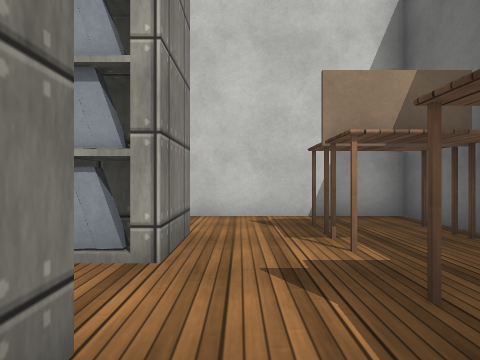
view 1 (above)

20 first-person views from a walk through a scene from a Unity 3-D project. The camera is 0.72 m above the floor, looks level and sees 75° across. The floor is counted in squares, 1 m on a side. Each view is taken from the middle of a square. On the plan, view 1 faces up. The plan holds only what a view shows up to about 10 squares ahead; the rest is blank. Surface patterns are stand-ins for the level's own textures.

view 2
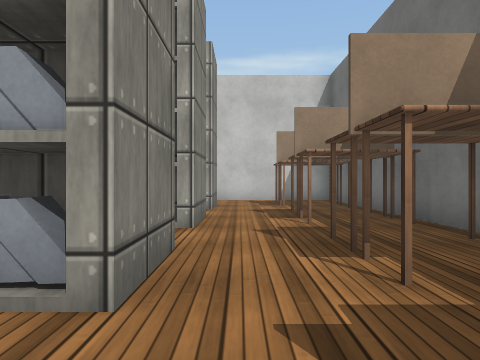

view 3
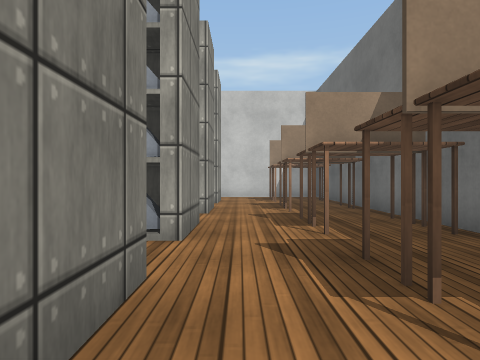

view 4
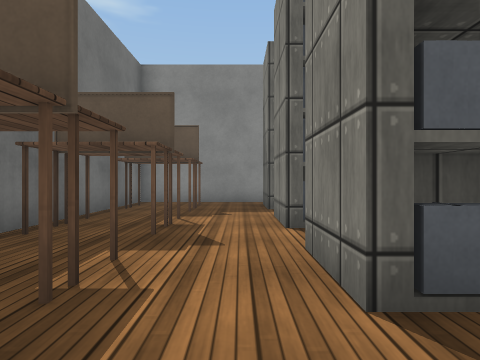

view 5
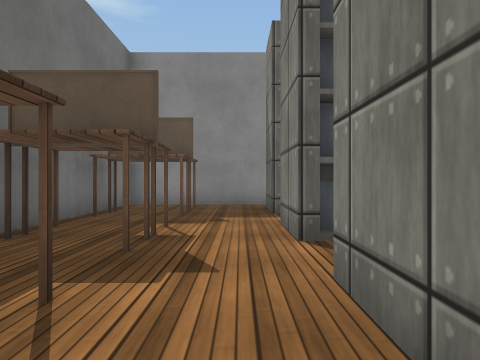

view 6
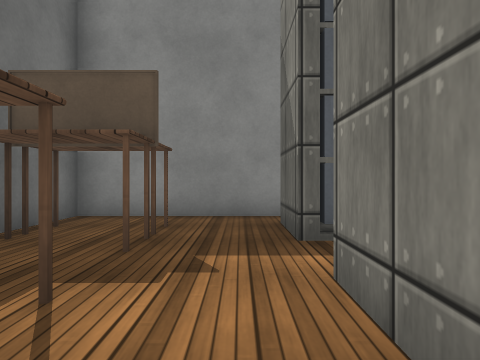

view 7
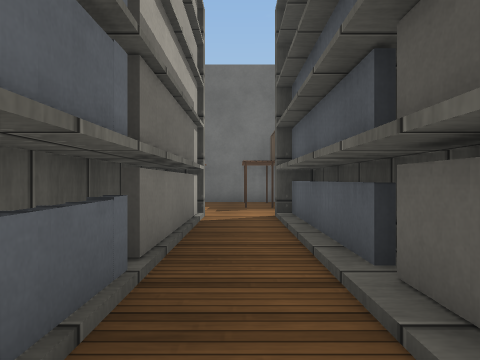

view 8
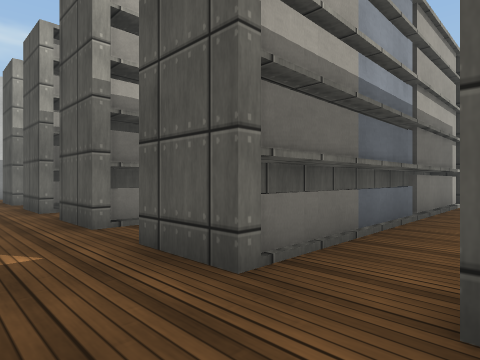

view 9
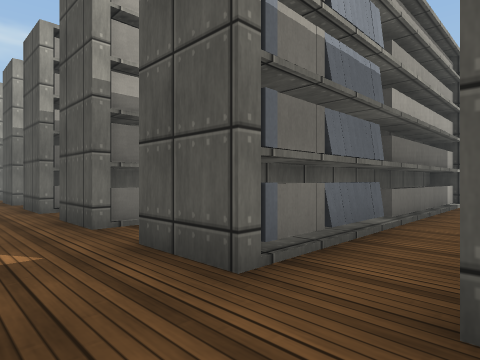

view 10
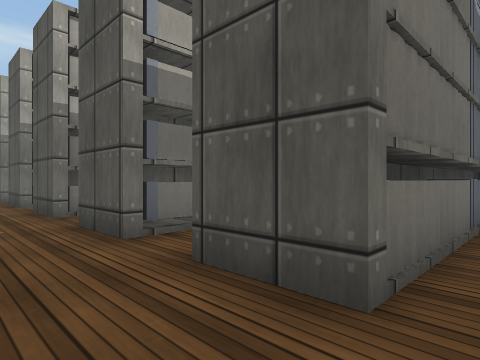

view 11
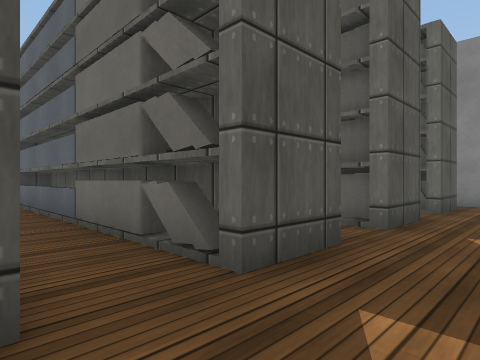

view 12
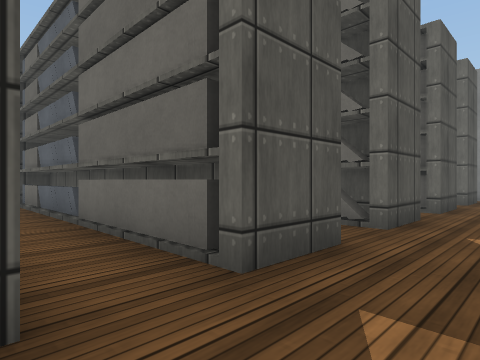

view 13
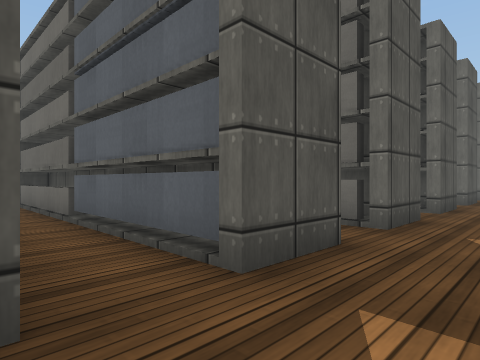

view 14
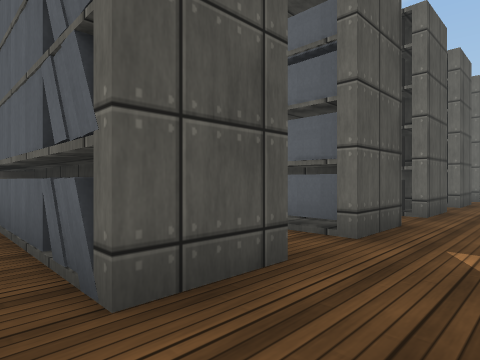

view 15
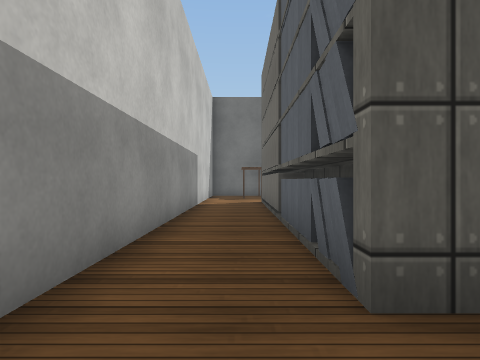

view 16
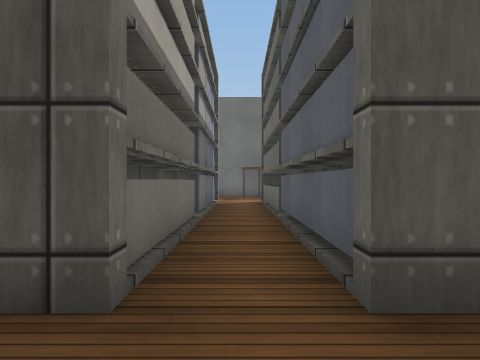

view 17
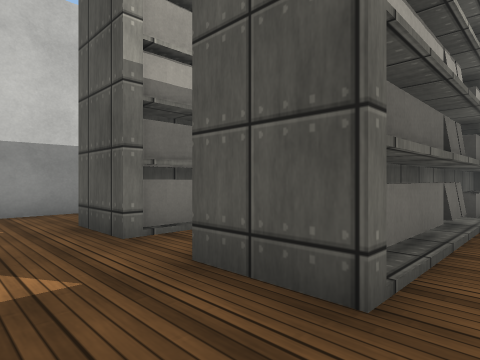

view 18
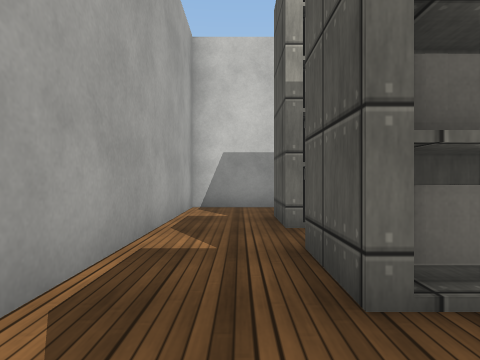

view 19
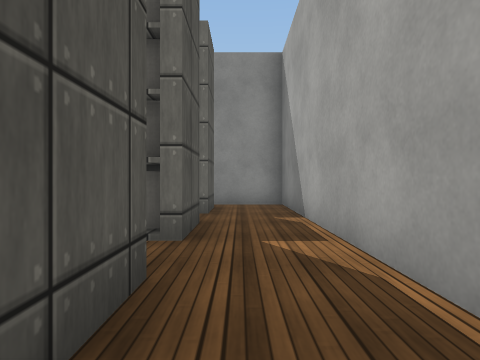

view 20
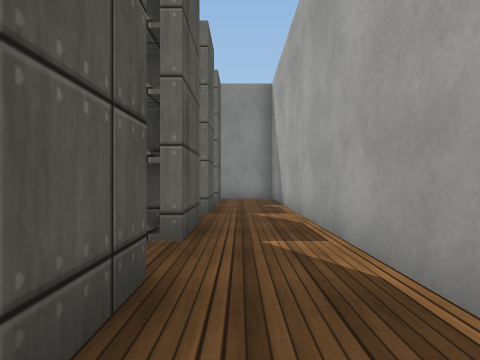

### Floor plan
Ten units are one square. View 1 is at (0, 0); x grows to the right and y downward. Boxes are objects, and circles mark ways between rooms. Rooms are numbered by the first view taken in them; rooms with no view inside come last. Other rooms are left out.
<svg viewBox="-118 -67 158 205">
<path fill="none" stroke="#000" d="M-15 47 -7 47 -7 63 -16 63M-7 16 -7 33 -14 33M-16 55 -9 55M-16 25 -9 25M-16 77 -7 77 -7 94M-10 85 -16 85 -10 85M-10 -5 -16 -5 -9 -5M-7 -14 -7 4M-11 107 -7 107 -7 124M-7 -42 -7 -27 -15 -27M-9 133 32 133 32 124M32 -62 -15 -62M-85 33 -93 33M-85 25 -90 25M-85 63 -93 63M-90 55 -85 55M-93 47 -85 47M-9 25 -9 18M-46 -5 -56 -5 -46 -5M-9 64 -9 48M-93 17 -85 17M-86 3 -93 3M-55 93 -66 93M-93 77 -85 77M-9 -2 -9 -12M-85 93 -93 93M-9 92 -9 76M-93 107 -89 107M-86 123 -93 123M-15 -62 -86 -62M-113 66 -113 96M-93 93 -93 77M-113 96 -113 133M-93 123 -93 107M-113 133 -91 133M-113 26 -113 36M-93 33 -93 17M-93 3 -93 -13 -85 -13M-113 -25 -113 4M-85 -27 -93 -27M-85 -35 -90 -35M-93 -27 -93 -43 -85 -43M-86 -62 -113 -62 -113 -25M-113 36 -113 66M-93 63 -93 47"/>
<rect x="5" y="105" width="10" height="20" fill="#bbb"><title>desk</title></rect>
<rect x="5" y="95" width="10" height="10" fill="#bbb"><title>desk</title></rect>
<rect x="5" y="75" width="10" height="20" fill="#bbb"><title>desk</title></rect>
<rect x="5" y="65" width="10" height="10" fill="#bbb"><title>desk</title></rect>
<rect x="5" y="45" width="10" height="20" fill="#bbb"><title>desk</title></rect>
<rect x="5" y="35" width="10" height="10" fill="#bbb"><title>desk</title></rect>
<rect x="5" y="15" width="10" height="20" fill="#bbb"><title>desk</title></rect>
<rect x="5" y="5" width="10" height="10" fill="#bbb"><title>desk</title></rect>
<rect x="5" y="-15" width="10" height="20" fill="#bbb"><title>desk</title></rect>
<rect x="5" y="-25" width="10" height="10" fill="#bbb"><title>desk</title></rect>
<rect x="5" y="-45" width="10" height="20" fill="#bbb"><title>desk</title></rect>
<rect x="5" y="-55" width="10" height="10" fill="#bbb"><title>desk</title></rect>
<rect x="25" y="105" width="10" height="20" fill="#bbb"><title>desk</title></rect>
<rect x="25" y="95" width="10" height="10" fill="#bbb"><title>desk</title></rect>
<rect x="25" y="75" width="10" height="20" fill="#bbb"><title>desk</title></rect>
<rect x="25" y="65" width="10" height="10" fill="#bbb"><title>desk</title></rect>
<rect x="25" y="45" width="10" height="20" fill="#bbb"><title>desk</title></rect>
<rect x="25" y="35" width="10" height="10" fill="#bbb"><title>desk</title></rect>
<rect x="25" y="15" width="10" height="20" fill="#bbb"><title>desk</title></rect>
<rect x="25" y="5" width="10" height="10" fill="#bbb"><title>desk</title></rect>
<rect x="25" y="-15" width="10" height="20" fill="#bbb"><title>desk</title></rect>
<rect x="25" y="-25" width="10" height="10" fill="#bbb"><title>desk</title></rect>
<rect x="25" y="-45" width="10" height="20" fill="#bbb"><title>desk</title></rect>
<rect x="25" y="-55" width="10" height="10" fill="#bbb"><title>desk</title></rect>
<rect x="-85" y="115" width="30" height="10" fill="#bbb"><title>other object</title></rect>
<rect x="-85" y="105" width="30" height="10" fill="#bbb"><title>other object</title></rect>
<rect x="-85" y="85" width="20" height="10" fill="#bbb"><title>other object</title></rect>
<rect x="-85" y="75" width="40" height="10" fill="#bbb"><title>other object</title></rect>
<rect x="-85" y="55" width="40" height="10" fill="#bbb"><title>other object</title></rect>
<rect x="-85" y="45" width="30" height="10" fill="#bbb"><title>other object</title></rect>
<rect x="-85" y="25" width="40" height="10" fill="#bbb"><title>other object</title></rect>
<rect x="-85" y="15" width="30" height="10" fill="#bbb"><title>other object</title></rect>
<rect x="-85" y="-5" width="30" height="10" fill="#bbb"><title>other object</title></rect>
<rect x="-85" y="-15" width="30" height="10" fill="#bbb"><title>other object</title></rect>
<rect x="-85" y="-35" width="30" height="10" fill="#bbb"><title>other object</title></rect>
<rect x="-85" y="-45" width="30" height="10" fill="#bbb"><title>other object</title></rect>
<rect x="-55" y="115" width="40" height="10" fill="#bbb"><title>other object</title></rect>
<rect x="-55" y="105" width="40" height="10" fill="#bbb"><title>other object</title></rect>
<rect x="-55" y="85" width="40" height="10" fill="#bbb"><title>other object</title></rect>
<rect x="-55" y="45" width="40" height="10" fill="#bbb"><title>other object</title></rect>
<rect x="-55" y="15" width="40" height="10" fill="#bbb"><title>other object</title></rect>
<rect x="-55" y="-15" width="40" height="10" fill="#bbb"><title>other object</title></rect>
<rect x="-55" y="-35" width="40" height="10" fill="#bbb"><title>other object</title></rect>
<rect x="-55" y="-45" width="40" height="10" fill="#bbb"><title>other object</title></rect>
<rect x="-45" y="75" width="30" height="10" fill="#bbb"><title>other object</title></rect>
<rect x="-45" y="55" width="30" height="10" fill="#bbb"><title>other object</title></rect>
<rect x="-45" y="25" width="30" height="10" fill="#bbb"><title>other object</title></rect>
<rect x="-45" y="-5" width="30" height="10" fill="#bbb"><title>other object</title></rect>
<circle cx="-10" cy="-20" r="3" fill="#2a7"/>
<circle cx="-10" cy="-50" r="3" fill="#2a7"/>
<circle cx="-10" cy="10" r="3" fill="#2a7"/>
<circle cx="-10" cy="100" r="3" fill="#2a7"/>
<circle cx="-10" cy="130" r="3" fill="#2a7"/>
<circle cx="-10" cy="40" r="3" fill="#2a7"/>
<circle cx="-10" cy="70" r="3" fill="#2a7"/>
<circle cx="-90" cy="70" r="3" fill="#2a7"/>
<circle cx="-90" cy="100" r="3" fill="#2a7"/>
<circle cx="-90" cy="130" r="3" fill="#2a7"/>
<circle cx="-90" cy="10" r="3" fill="#2a7"/>
<circle cx="-90" cy="-20" r="3" fill="#2a7"/>
<circle cx="-90" cy="-50" r="3" fill="#2a7"/>
<circle cx="-90" cy="40" r="3" fill="#2a7"/>
<circle cx="-105" cy="85" r="3" fill="#2a7"/>
<circle cx="-105" cy="55" r="3" fill="#2a7"/>
<circle cx="-105" cy="115" r="3" fill="#2a7"/>
<circle cx="-105" cy="-5" r="3" fill="#2a7"/>
<circle cx="-105" cy="25" r="3" fill="#2a7"/>
<circle cx="-105" cy="-35" r="3" fill="#2a7"/>
<text x="10" y="40">1</text>
<text x="-50" y="40">2</text>
<text x="-110" y="80">3</text>
<text x="-110" y="110">4</text>
<text x="-110" y="130">5</text>
<text x="-110" y="20">6</text>
<text x="-100" y="-10">7</text>
<text x="-100" y="-40">8</text>
<text x="-110" y="50">9</text>
</svg>
Room 1 opens to room 2. Room 2 opens to room 3. Room 2 opens to room 4. Room 2 opens to room 5. Room 2 opens to room 6. Room 2 opens to room 7. Room 2 opens to room 8. Room 2 opens to room 9. Room 3 opens to room 4. Room 3 opens to room 9. Room 4 opens to room 5. Room 6 opens to room 7. Room 6 opens to room 9. Room 7 opens to room 8.

Where each view was taken, in squares from view 1:
view 1: 0 up, 0 right, facing up
view 2: 5 down, 0 right, facing up
view 3: 7 down, 0 right, facing up
view 4: 3 down, 0 right, facing down
view 5: 4 down, 0 right, facing down
view 6: 7 down, 0 right, facing down
view 7: 7 down, 7 left, facing right
view 8: 8 down, 11 left, facing up-right
view 9: 11 down, 11 left, facing up-right
view 10: 13 down, 11 left, facing up-right
view 11: 3 down, 11 left, facing down-right
view 12: 0 up, 11 left, facing down-right
view 13: 3 up, 11 left, facing down-right
view 14: 5 up, 11 left, facing down-right
view 15: 5 up, 11 left, facing right
view 16: 2 up, 11 left, facing right
view 17: 1 down, 11 left, facing up-right
view 18: 2 down, 10 left, facing up
view 19: 4 down, 10 left, facing down
view 20: 1 down, 10 left, facing down
